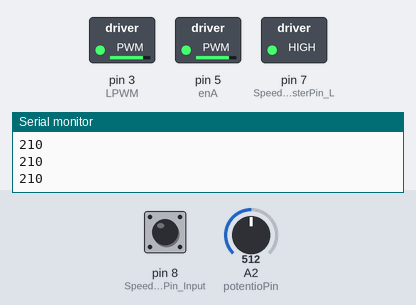
Recording of a sketch running on a simulated Arduino Uno, built with avr-gcc and run on an emulated ATmega328P. Shown: switched loads named in the sketch (green lamp = pin HIGH), the last lines printed to the serial monitor. The inputs (shaded band) are chosen by the test bench; at power-on: A2 (potentioPin) = 512, pin 8 (SpeedBoosterPin_Input) HIGH.

Above: at 1.2 s.
1.3 s: A2 (potentioPin) set to 716
At 1.7 s:
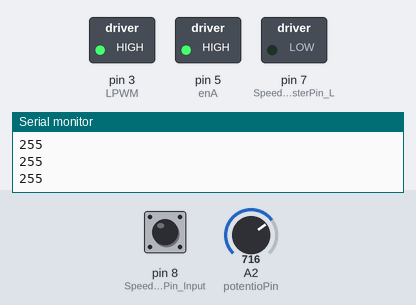
2.8 s: pin 8 (SpeedBoosterPin_Input) pulled LOW for 1 s
At 2.95 s:
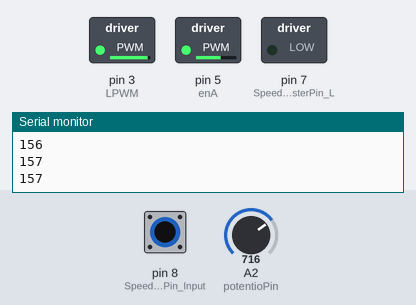
5.3 s: A2 (potentioPin) set to 306
At 6.1 s:
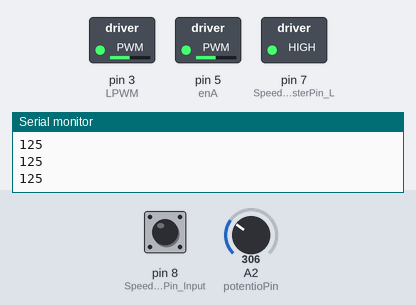
6.8 s: A2 (potentioPin) set to 122
At 7.7 s:
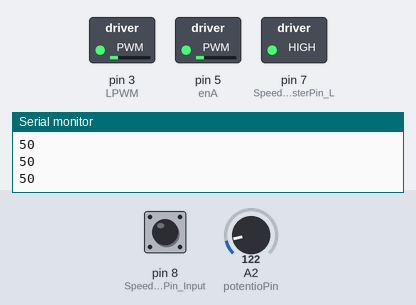
8.3 s: A2 (potentioPin) set to 0
At 9.5 s:
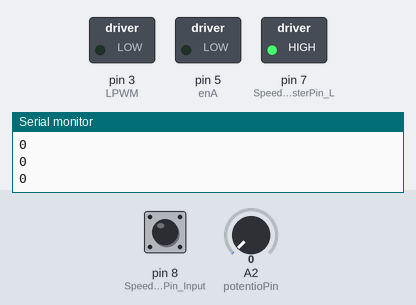
9.8 s: A2 (potentioPin) set to 511
At 10.8 s:
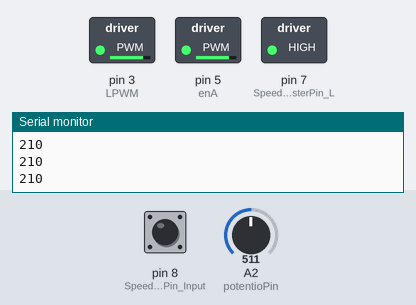
Timing chart, 0 to 12.3 s (numbered marks = the images above; inputs shaded):
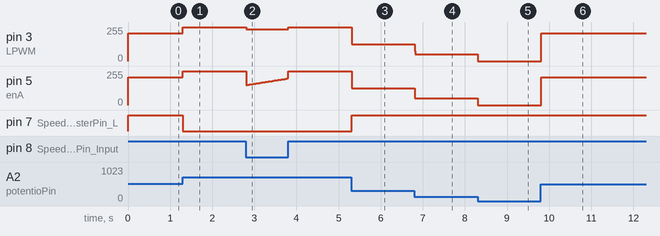

The sketch:

utility_cart_driver.ino
```cpp
// Brake/clutch pins
#define enA         5     // PWM for the motor
#define potentioPin A2    // reading the potentiometer
#define LPWM        3     // PWM for braking

// Sensing max speed
#define SpeedBoosterPin_L     7     // goes LOW when enable max speed
#define SpeedBoosterPin_Input 8     // Pull-Up input to sense LOW/HIGH

#define INTERRUPT_PIN 2  // use pin 2 on Arduino Uno & most boards

#define DEBUG           // To serial print for debugging


// ================================================================
// ===                      INITIAL SETUP                       ===
// ================================================================

byte Speed_Init_Read;  // initial pedal reading = lowest analog read

void setup()
{

  #ifdef DEBUG
      Serial.begin(115200);
      while (!Serial); // wait for Leonardo enumeration, others continue immediately
      // initialize device
      Serial.println(F("Initializing I2C devices..."));
  #endif


  pinMode(enA, OUTPUT) ; analogWrite(enA, 0);    // motor stop
  pinMode(LPWM, OUTPUT); analogWrite(LPWM,0);    // breake
  pinMode(potentioPin, INPUT);

  pinMode(SpeedBoosterPin_L, OUTPUT);
  pinMode(SpeedBoosterPin_Input, INPUT_PULLUP);

  digitalWrite(SpeedBoosterPin_L, HIGH); // initial disable max speed

  Serial.println("The motor is ready");
  Speed_Init_Read = analogRead(potentioPin);

}

// ================ LOOP =======================
#define POTENTIO_read_interval 10  // Reading the potentiometer interval in msec
#define BOOSTER_LIMIT 240           // potentio/pedal reading before enabling speed booster

void loop() {
  static unsigned long last_time_loop, last_non_booster, last_booster;
  static int last_PWMValue;
  static int last_breakValue;

  byte outPWM_motor;

  if (millis()-last_time_loop > POTENTIO_read_interval) {   // read motor potentiometer
    last_time_loop = millis();

    outPWM_motor = Potentio_to_PWM (analogRead(potentioPin));

    digitalWrite(SpeedBoosterPin_L, outPWM_motor < BOOSTER_LIMIT); // LOW=enable boost speed when potentioValue is high enough

    if (outPWM_motor > BOOSTER_LIMIT && !digitalRead(SpeedBoosterPin_Input)) { // booster is pressed
       last_booster = millis();
       analogWrite(LPWM, 240);    // brake off
       outPWM_motor = 150 + constrain(int((millis()-last_non_booster)/20), 0, 90);
    //} else if (outPWM_motor > BOOSTER_LIMIT && (millis()-last_booster) < 1000) { // shortly after stop boosting
    //   analogWrite(LPWM, 240);    // brake off
    //   outPWM_motor = 50 + constrain(int((millis()-last_non_booster)/40), 0, 150);
    } else if (outPWM_motor > 9 && outPWM_motor < last_PWMValue && outPWM_motor < 100) { //  slow down
       last_non_booster = millis();
       analogWrite(LPWM, outPWM_motor + 20 + round(100/outPWM_motor));   // brake
    } else {    // normal reading
       last_non_booster = millis();
       analogWrite(LPWM, outPWM_motor);    // brake
    }
    analogWrite(enA,  outPWM_motor);    // motor
    Serial.println(outPWM_motor);
    last_PWMValue = outPWM_motor;
  }

}

// ======================================================
int Potentio_to_PWM (int potValue) {  // convert input potentio value to PWM
  int constrainvalue = constrain(potValue, Speed_Init_Read, 620);  // constraint the input value
  return map(constrainvalue, Speed_Init_Read, 620 , 0, 255); // 200 instead of 255 to limit speed;
}


// *********************** Convert Float to String with one decimal point *****
String floatToString(float number) {
   int decint = int(number*10)%10; // the first decimal
   return String(int(number)) + "." + String(decint);
}
```

Measured:
- after the input at 1.3 s, pin 3 (LPWM), pin 5 (enA): 210/255 → 255/255 at once; pin 7 (SpeedBoosterPin_L): HIGH → LOW at once
- after the input at 2.8 s, pin 3 (LPWM): 255/255 → 240/255 at once, → 255/255 1.0 s later
- after the input at 5.3 s, pin 3 (LPWM), pin 5 (enA): 255/255 → 125/255 at once; pin 7 (SpeedBoosterPin_L): LOW → HIGH at once
- after the input at 6.8 s, pin 3 (LPWM), pin 5 (enA): 125/255 → 50/255 at once
- after the input at 8.3 s, pin 3 (LPWM), pin 5 (enA): 50/255 → 0/255 at once
- after the input at 9.8 s, pin 3 (LPWM), pin 5 (enA): 0/255 → 210/255 at once
